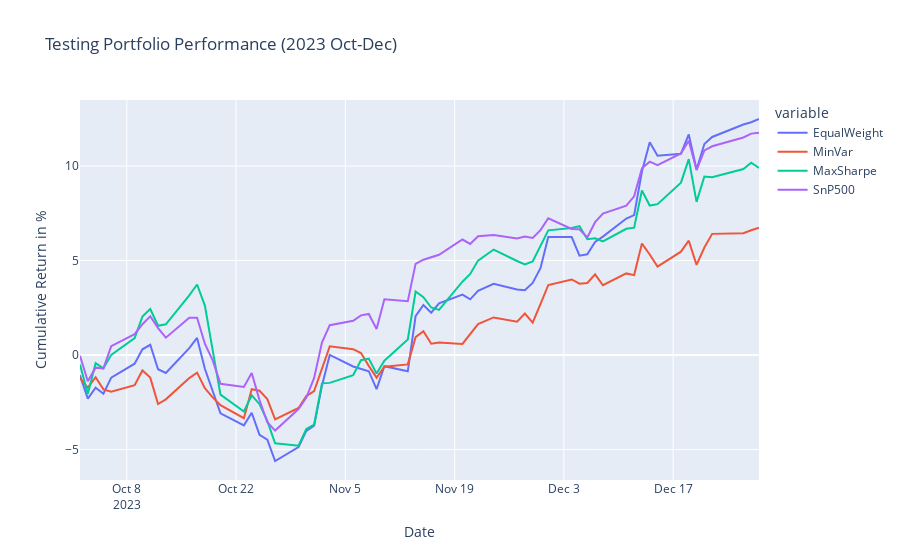

Source (notebook cell):
### Markdown cell above
### Out Of Sample Testing

### Code cell
# Print out portfolio value over time
date_range = test.index
index_ret = ind_ret[date_cutoff:]

back = pd.DataFrame(
    {
        "EqualWeight": portfolio_culmulative_return(equally_weighted_weights, test),
        "MinVar": portfolio_culmulative_return(gmv_weights, test),
        "MaxSharpe": portfolio_culmulative_return(max_sharpe_weights, test),
        "SnP500": index_ret.add(1).cumprod().subtract(1).multiply(100),
    }
)
back = back.drop(back.tail(1).index)

back.interpolate(method="linear", inplace=True)

fig = px.line(back, x=back.index, y=back.columns, title="Testing Portfolio Performance (2023 Oct-Dec)")
fig.update_xaxes(title_text="Date")
fig.update_yaxes(title_text="Cumulative Return in %")

fig.show()
